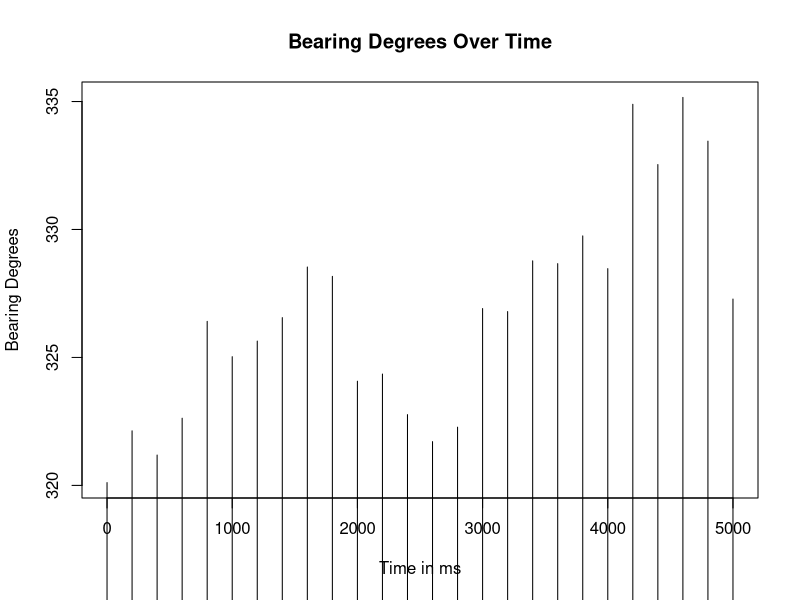
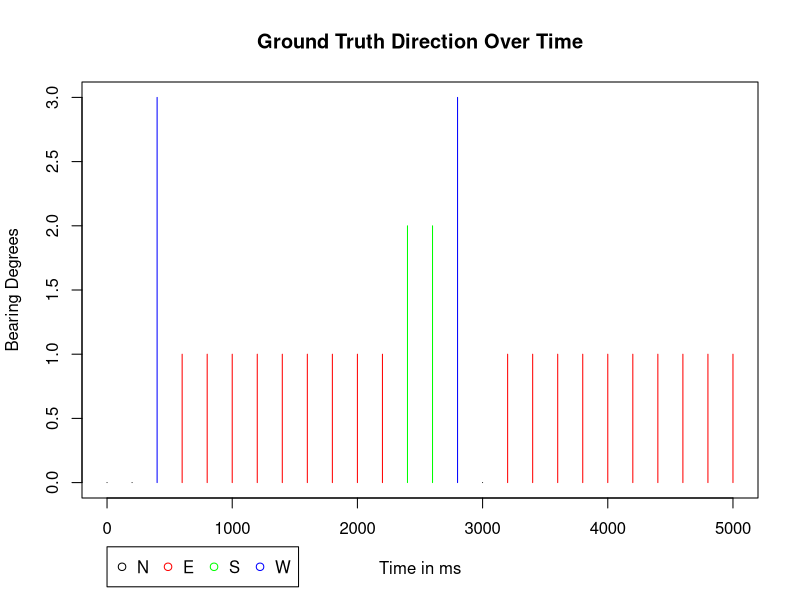

These charts were generated, in order, by the following R code:
library('stringr')

normalized_time_interval<-200 # in ms
timestamp_col<-1
degree_col<-14
dir_col<-16
ground_truth_col<-17
setwd('/Users/harry/projects/ece498rr/analysis2/')
wdat<-read.csv('ACTIVITY_06-03-16_21-28-16-767.csv', header=TRUE, na.strings=c("", "null", "NA"))

date_and_degrees<-wdat[,c(timestamp_col, degree_col, dir_col,ground_truth_col)]
date_and_degrees<-na.omit(date_and_degrees) #remove na's
date_and_degrees<-t(date_and_degrees)
date_and_degrees<-na.omit(date_and_degrees) #remove na's
new_dnd<-matrix(ncol=4)


#normalize to 200ms timestamps
tsLen<-nchar(date_and_degrees[,c(1)][1])
zeroTS_string<-substr(date_and_degrees[,c(1)][1],tsLen-11,tsLen) #extract ms for "zero" time
zeroTS_string<-str_replace_all(zeroTS_string, ":", "")
zeroTS<-as.numeric(zeroTS_string)
nextTS<-zeroTS+normalized_time_interval
new_dnd<-rbind(new_dnd, c(0, date_and_degrees[,c(1)][2], date_and_degrees[,c(1)][3], date_and_degrees[,c(1)][4])) #first row at "zero" time
count<-1
for(i in 2:NCOL(date_and_degrees)) {
 curTS_string<-substr(date_and_degrees[,c(i)][1],tsLen-11,tsLen) #extract ms for "zero" time
 curTS_string<-str_replace_all(curTS_string, ":", "")
 curTS<-as.numeric(curTS_string)
 if(!is.na(curTS >= nextTS) && curTS >= nextTS) {
   new_dnd<-rbind(new_dnd, c(normalized_time_interval * count, date_and_degrees[,c(i)][2], date_and_degrees[,c(i)][3], date_and_degrees[,c(i)][4]))
   nextTS<-nextTS+normalized_time_interval
   count<-count+1
 }
}
new_dnd<-na.omit(new_dnd)
#at this point, new_dnd has degree readings at normalized time intervals of normalized_time_interval

#color matrix
colMatrix<-matrix()
t_new_dnd<-t(new_dnd)
for(i in 1:NCOL(t_new_dnd)) {
  curDir<-t_new_dnd[,c(i)][3]
  if(curDir=="N") {
    colMatrix<-rbind(colMatrix, "black")
  }
  else if(curDir=="E") {
    colMatrix<-rbind(colMatrix, "red")
  }
  else if(curDir=="S") {
    colMatrix<-rbind(colMatrix, "green")
  }
  else if(curDir=="W") {
    colMatrix<-rbind(colMatrix, "blue")
  }
}
colMatrix<-na.omit(colMatrix)
colMatrix<-t(colMatrix)
par(xpd=TRUE)
plot(new_dnd[,c(1)], new_dnd[,c(2)], col=colMatrix, type="h", main="Bearing Degrees Over Time", xlab="Time in ms", ylab="Bearing Degrees")
legend(0,-60,c("N", "E", "S", "W"),col=c("black", "red", "green", "blue"),pch=1, horiz=TRUE)

truth_dir_matrix<-matrix()
for(i in 1:NCOL(t_new_dnd)) {
  curDir<-t_new_dnd[,c(i)][4]
  if(curDir=="N") {
    truth_dir_matrix<-rbind(truth_dir_matrix, 0)
  }
  else if(curDir=="E") {
    truth_dir_matrix<-rbind(truth_dir_matrix, 1)
  }
  else if(curDir=="S") {
    truth_dir_matrix<-rbind(truth_dir_matrix, 2)
  }
  else if(curDir=="W") {
    truth_dir_matrix<-rbind(truth_dir_matrix, 3)
  }
}
truth_dir_matrix<-na.omit(truth_dir_matrix)

truth_color_matrix<-matrix()
for(i in 1:NCOL(t_new_dnd)) {
  curDir<-t_new_dnd[,c(i)][4]
  if(curDir=="N") {
    truth_color_matrix<-rbind(truth_color_matrix, "black")
  }
  else if(curDir=="E") {
    truth_color_matrix<-rbind(truth_color_matrix, "red")
  }
  else if(curDir=="S") {
    truth_color_matrix<-rbind(truth_color_matrix, "green")
  }
  else if(curDir=="W") {
    truth_color_matrix<-rbind(truth_color_matrix, "blue")
  }
}
truth_color_matrix<-na.omit(truth_color_matrix)

plot(new_dnd[,c(1)], truth_dir_matrix, col=truth_color_matrix, type="h", main="Ground Truth Direction Over Time", xlab="Time in ms", ylab="Bearing Degrees")
legend(0,-0.5,c("N", "E", "S", "W"),col=c("black", "red", "green", "blue"),pch=1, horiz=TRUE)